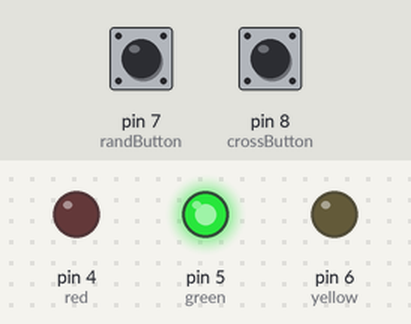
Simulated run of this sketch. Board: Arduino Uno, built with avr-gcc and run on an emulated ATmega328P. Shown: output pins drawn as LEDs (lit = HIGH). The test bench sets the inputs (shaded band); at power-on: pin 7 (randButton) HIGH, pin 8 (crossButton) HIGH. Random numbers use the default seed unless the sketch sets one.

Above: at 0.1 s.
At 20.1 s:
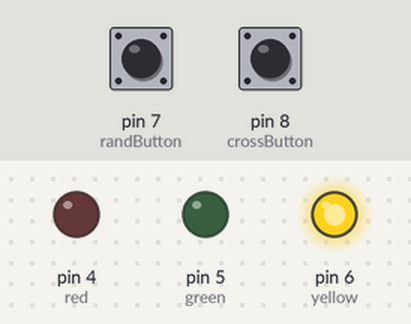
At 37.1 s:
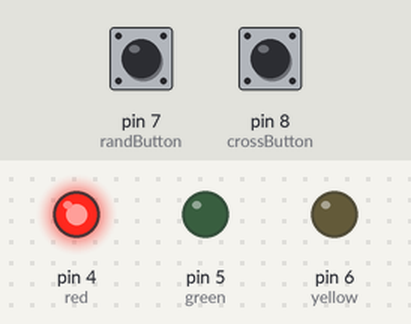
Timing chart, 0 to 38.6 s (numbered marks = the images above):
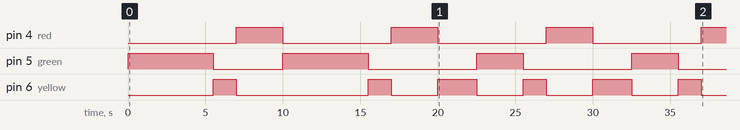

The sketch:

Traffic_Light_Button.ino
```cpp
#define red    4
#define green  5
#define yellow 6
#define randButton  7
#define crossButton 8

void setup() {
  // Set pin modes
  pinMode(red, OUTPUT);
  pinMode(green, OUTPUT);
  pinMode(yellow, OUTPUT);
  pinMode(randButton, INPUT_PULLUP);
  pinMode(crossButton, INPUT_PULLUP);
}

void loop() {
  if(digitalRead(randButton) == 1) {
    digitalWrite(red, LOW);
    digitalWrite(green, LOW);
    digitalWrite(yellow, LOW);
    int randNum = random(0,3);
    switch(randNum) {
      case 0:
        digitalWrite(red, HIGH);
        delay(2500);
        digitalWrite(red, LOW);
        break;
      case 1:
        digitalWrite(green, HIGH);
        delay(2500);
        digitalWrite(green, LOW);
        break;
      case 2:
        digitalWrite(yellow, HIGH);
        delay(2500);
        digitalWrite(yellow, LOW);
        break;
    }
  }
  digitalWrite(green, HIGH);
  for(int i=0;i<30;i++){
    if(digitalRead(crossButton)==0){
      break;
    }
    delay(100);
  }
  digitalWrite(green, LOW);
  digitalWrite(yellow, HIGH);
  delay(1500);
  digitalWrite(yellow, LOW);
  digitalWrite(red, HIGH);
  delay(3000);
  digitalWrite(red, LOW);
}
```

Measured:
- by itself, pin 4 (red): alternates HIGH for 3.0 s and LOW for 7.0 s
- by itself, pin 5 (green): LOW → HIGH at 0.00 s, → LOW 5.5 s later, → HIGH 4.5 s later, → LOW 5.5 s later, … (8 changes in this stretch)
- by itself, pin 6 (yellow): LOW → HIGH at 5.5 s, → LOW 1.5 s later, → HIGH 8.5 s later, → LOW 1.5 s later, … (12 changes in this stretch)
